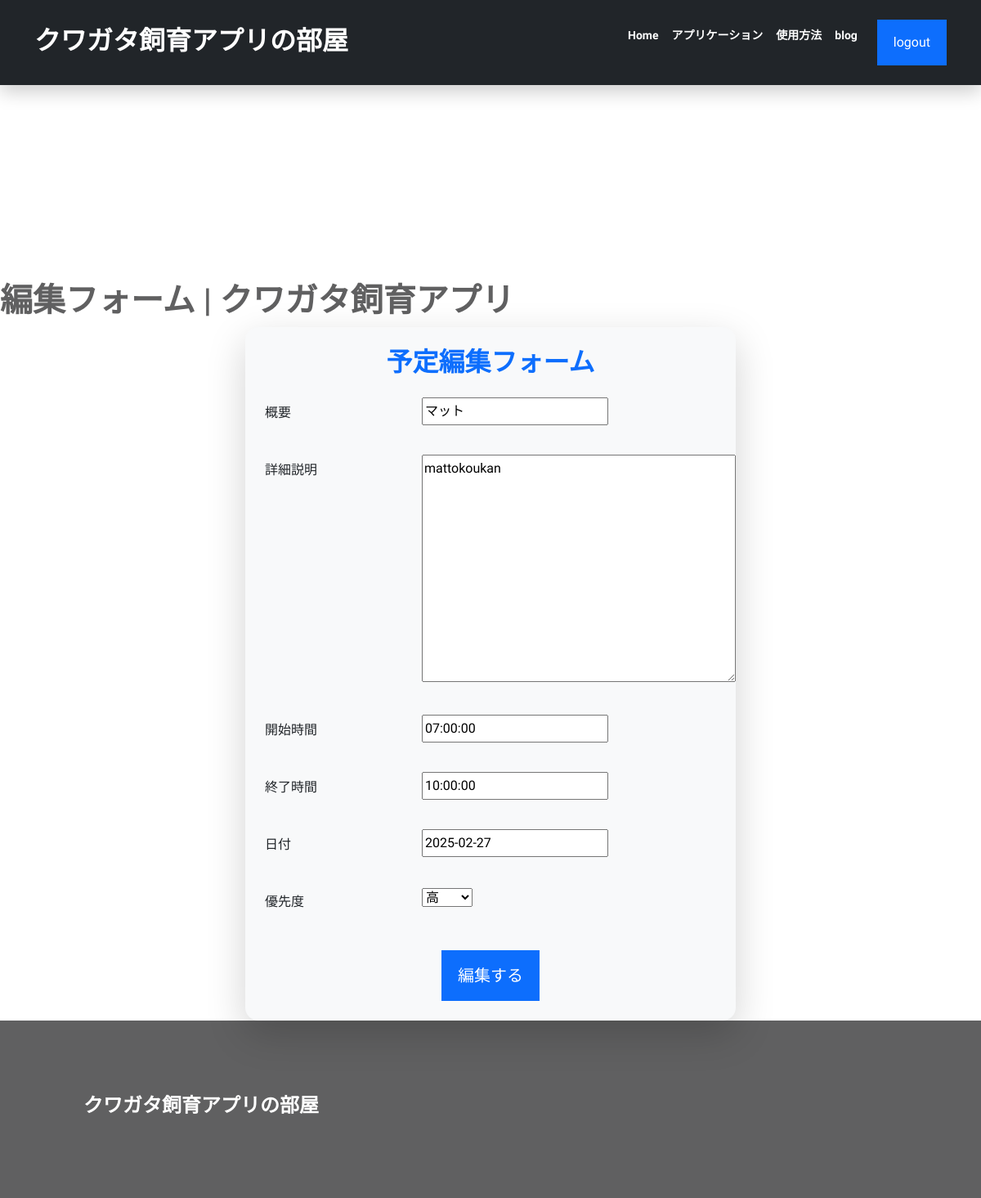
/sc/update/4/ (signed in), run on the app's committed database.
### app/models.py (models this page shows, shortened)
class Schedule(models.Model):
    user = models.ForeignKey(User, on_delete=models.CASCADE,related_name='calendar',null=True)#追加
    summary = models.CharField('概要', max_length=50)
    description = models.TextField('詳細説明', blank=True)
    start_time = models.TimeField('開始時間', default=datetime.time(7, 0, 0))
    end_time = models.TimeField('終了時間', default=datetime.time(7, 0, 0))
    date = models.DateField('日付')
    created_at = models.DateTimeField('作成日', default=timezone.now)
    priority=models.CharField(
        '優先度',
        max_length=50,
        choices=PRIORITY,
    )

### app/views.py (the view)
# urls.py: path('update/<int:pk>/',login_required(views.Todoupdate.as_view()),name='update'),
class Todoupdate(UpdateView):
    template_name='update.html'
    model = Schedule
    fields = ('summary','description','start_time','end_time','date','priority')
    success_url = reverse_lazy("app:mycalendar")

### kakeibo/my_context_processor.py (called while the page is built)
def common(request):
    now = datetime.now()
    return {"now_year": now.year,
            "now_month": now.month}

### templates/update.html (shortened to what this page needs)
{% extends 'base.html' %}
{% load static %}
{% block title %}
    編集フォーム | クワガタ飼育アプリ
{% endblock %}
{% block content %}
<div class="container d-flex align-items-center justify-content-center" style="min-height: 100vh;">
    <div class="card shadow-lg border-0 rounded-4 p-4 bg-light" style="width: 100%; max-width: 600px;">
        <h2 class="text-center mb-4 text-primary">予定編集フォーム</h2>
        <form action="" class="row g-3" method="POST">
            {% for field in form %}
                <div class="col-12">
                    <div class="row mb-3">
                        <div class="col-md-4">
                            <label for="{{ field.id_for_label }}" class="col-form-label">{{ field.label }}</label>
                        </div>
                        <div class="col-md-8">
                            {{ field }}
                        </div>
                    </div>
                </div>
            {% endfor %}
            <div class="col-12 text-center mt-4">
                <input type="submit" class="btn btn-primary btn-lg" role="button" aria-disabled="true" value="編集する">
            </div>
        </form>
    </div>
</div>
{% endblock %}
{% block extrajs %}
<link rel="stylesheet" href="//code.jquery.com/ui/1.13.0/themes/base/jquery-ui.css">
<link rel="stylesheet" href="https://cdnjs.cloudflare.com/ajax/libs/timedropper/1.0/timedropper.min.css">
{% endblock %}

### static/style.css (style rules this page uses)
:root { --primary: #0d6efd; --dark: #606061; --body: #888; --box-shadow: 0 8px 22px rgba(0, 0, 0, 0.2); }
body { font-family: Sora, "sans-serif"; line-height: 1.7; color: var(--body); }
h1, h2, h4, h3, h5, h6, .display-4 { color: var(--dark); font-weight: 700; }
.btn { padding: 14px 18px; border-width: 2px; border-radius: 0; }

### data on the page
Schedule: form "マット" "mattokoukan" "07:00:00" "10:00:00" "2025-02-27" "高"

### other printed values
{{ field.label }} "概要" "詳細説明" "開始時間" "終了時間" "日付" "優先度"
